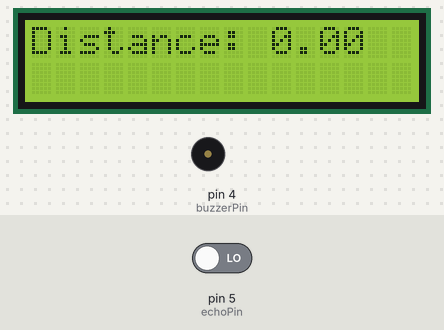
The sketch below on a simulated Arduino Uno, built with avr-gcc and run on an emulated ATmega328P. Parts: 16×2 character LCD, buzzer (waves = sounding, pin HIGH). The inputs (shaded band) are chosen by the test bench; at power-on: pin 5 (echoPin) LOW. Pins used as bus, display or sensor lines are not drawn; what the sketch prints to the serial monitor is not drawn.

Above: at 50.1 s.
At 101.1 s:
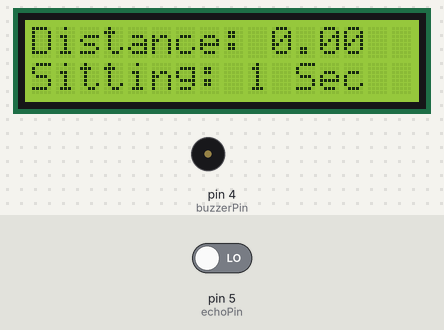

Measured:
- what the display in image 0 shows lasts 51.0 s, from 50.1 s to 101.1 s

The sketch:

chairSittingBuzzerrThingIDK.ino
```cpp
//Ultrasonic Sensor Pins
int trigPin = 6;
int echoPin = 5;
int pingTravelTime;
float pingTravelDistance;
float distanceToTarget;

//lcd pins
#include <LiquidCrystal.h>
int rs = 7;
int en = 8;
int d4 = 9;
int d5 = 10;
int d6 = 11;
int d7 = 12;
LiquidCrystal lcd(rs, en, d4, d5, d6, d7);

//Buzzer pin
int buzzerPin = 4;

//Chair sitting variables
int maxDistance = 30;
int chairSitTime = 1500; //PUT THIS VALUE IN SECONDS
int buzzTime = 3000; //milliseconds
int secondsSitting = 0;

//sensor accuracy variables
int readings = 50;
float avgDistanceToTarget;


void setup() {
  //lcd Setup
  lcd.begin (16, 2);

  //Ultrasonic Sensor Setup
  pinMode (trigPin, OUTPUT);
  pinMode (echoPin, INPUT);

  //Buzzer Setup
  pinMode (buzzerPin, OUTPUT);

  //Serial Port Setup
  Serial.begin (9600);

}

void loop() {
  float bucket = 0;

  for (int j = 0; j < readings; j++) {
    digitalWrite (trigPin, LOW);
    delayMicroseconds (10);
    digitalWrite (trigPin, HIGH);
    delayMicroseconds (10);
    pingTravelTime = pulseIn (echoPin, HIGH);
    pingTravelDistance = (pingTravelTime * 765. * 5280. * 12.) / (3600. * 1000000.);
    distanceToTarget = pingTravelDistance / 2;
    bucket = bucket + distanceToTarget;
  }

  avgDistanceToTarget = bucket / readings;

  lcd.clear();
  lcd.setCursor (0, 0);
  lcd.print ("Distance: ");
  lcd.print (avgDistanceToTarget);


  Serial.print (avgDistanceToTarget);
  Serial.println (" in");

  while (avgDistanceToTarget < maxDistance) {
    for (int j = 0; j < chairSitTime; j++) {
      bucket = 0;
      for (int j = 0; j < readings; j++) {
        digitalWrite (trigPin, LOW);
        delayMicroseconds (10);
        digitalWrite (trigPin, HIGH);
        delayMicroseconds (10);
        pingTravelTime = pulseIn (echoPin, HIGH);
        pingTravelDistance = (pingTravelTime * 765. * 5280. * 12.) / (3600. * 1000000.);
        distanceToTarget = pingTravelDistance / 2;
        bucket = bucket + distanceToTarget;
      }
      avgDistanceToTarget = bucket / readings;

      if (avgDistanceToTarget > maxDistance) {
        secondsSitting = 0;
        digitalWrite (buzzerPin, LOW);
        break;
      }


      Serial.print (avgDistanceToTarget);
      Serial.print (" in");
      Serial.print (" *Sitting* ");
      secondsSitting = secondsSitting + 1;
      Serial.print ("Seconds Sitting: ");
      Serial.println (secondsSitting);
      delay (1000);

      lcd.clear();
      lcd.setCursor (0, 0);
      lcd.print ("Distance: ");
      lcd.print (avgDistanceToTarget);
      lcd.setCursor (0, 1);
      lcd.print ("Sitting: ");
      lcd.print (secondsSitting);
      lcd.print (" Sec");
    }
    if (avgDistanceToTarget > maxDistance) {
      secondsSitting = 0;
      digitalWrite (buzzerPin, LOW);
      break;
    }
    Serial.println ("INITIALIZED");
    digitalWrite (buzzerPin, HIGH);
    delay (buzzTime);

    if (avgDistanceToTarget > maxDistance) {
      secondsSitting = 0;
      digitalWrite (buzzerPin, LOW);
      break;
    }
  }
}
```
